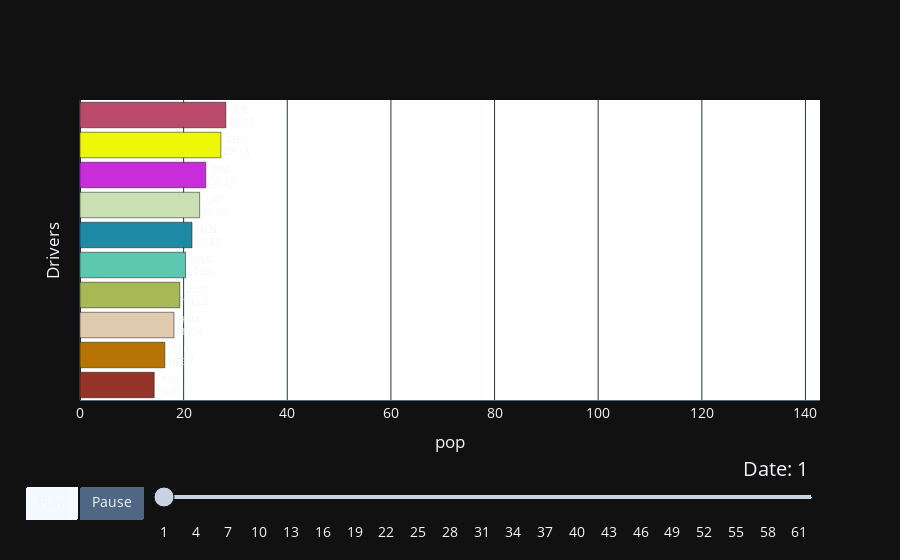

Source (notebook cell):
### Code cell
my_raceplot = barplot(new_df,  item_column='Driver', value_column='Time_Diff', time_column='LapNumber')
my_raceplot.plot(item_label = 'Drivers', value_label = 'pop', frame_duration = 600)

### Figure 1 — Plotly figure (JSON) as saved in the notebook; plotly's stock layout.template omitted (floating-point values rounded to 4 significant figures)
{"data": [{"cliponaxis": false, "hoverinfo": "all", "marker": {"color": ["rgb(149, 53, 41)", "rgb(183, 116, 5)", "rgb(224, 203, 176)", "rgb(168, 184, 85)", "rgb(94, 199, 175)", "rgb(31, 138, 163)", "rgb(202, 224, 180)", "rgb(200, 45, 217)", "rgb(238, 247, 6)", "rgb(186, 73, 107)"]}, "orientation": "h", "textangle": 0, "textposition": "outside", "texttemplate": "%{y}<br>%{x:.4s}", "type": "bar", "x": [14.32, 16.37, 18.14, 19.25, 20.36, 21.61, 23.09, 24.27, 27.18, 28.15], "y": ["TSU", "STR", "HAM", "OCO", "GAS", "ALB", "LAT", "MSC", "ZHO", "RIC"]}], "layout": {"bargap": 0.15, "font": {"size": 14}, "plot_bgcolor": "#FFFFFF", "sliders": [{"active": 0, "currentvalue": {"font": {"size": 20}, "prefix": "Date: ", "visible": true, "xanchor": "right"}, "len": 0.9, "pad": {"b": 10, "t": 50}, "steps": [{"args": [["1"], {"frame": {"duration": 600, "redraw": false}, "mode": "immediate", "transition": {"duration": 600}}], "label": "1", "method": "animate"}, {"args": [["2"], {"frame": {"duration": 600, "redraw": false}, "mode": "immediate", "transition": {"duration": 600}}], "label": "2", "method": "animate"}, {"args": [["3"], {"frame": {"duration": 600, "redraw": false}, "mode": "immediate", "transition": {"duration": 600}}], "label": "3", "method": "animate"}, {"args": [["4"], {"frame": {"duration": 600, "redraw": false}, "mode": "immediate", "transition": {"duration": 600}}], "label": "4", "method": "animate"}, {"args": [["5"], {"frame": {"duration": 600, "redraw": false}, "mode": "immediate", "transition": {"duration": 600}}], "label": "5", "method": "animate"}, {"args": [["6"], {"frame": {"duration": 600, "redraw": false}, "mode": "immediate", "transition": {"duration": 600}}], "label": "6", "method": "animate"}, {"args": [["7"], {"frame": {"duration": 600, "redraw": false}, "mode": "immediate", "transition": {"duration": 600}}], "label": "7", "method": "animate"}, {"args": [["8"], {"frame": {"duration": 600, "redraw": false}, "mode": "immediate", "transition": {"duration": 600}}], "label": "8", "method": "animate"}, {"args": [["9"], {"frame": {"duration": 600, "redraw": false}, "mode": "immediate", "transition": {"duration": 600}}], "label": "9", "method": "animate"}, {"args": [["10"], {"frame": {"duration": 600, "redraw": false}, "mode": "immediate", "transition": {"duration": 600}}], "label": "10", "method": "animate"}, {"args": [["11"], {"frame": {"duration": 600, "redraw": false}, "mode": "immediate", "transition": {"duration": 600}}], "label": "11", "method": "animate"}, {"args": [["12"], {"frame": {"duration": 600, "redraw": false}, "mode": "immediate", "transition": {"duration": 600}}], "label": "12", "method": "animate"}, {"args": [["13"], {"frame": {"duration": 600, "redraw": false}, "mode": "immediate", "transition": {"duration": 600}}], "label": "13", "method": "animate"}, {"args": [["14"], {"frame": {"duration": 600, "redraw": false}, "mode": "immediate", "transition": {"duration": 600}}], "label": "14", "method": "animate"}, {"args": [["15"], {"frame": {"duration": 600, "redraw": false}, "mode": "immediate", "transition": {"duration": 600}}], "label": "15", "method": "animate"}, {"args": [["16"], {"frame": {"duration": 600, "redraw": false}, "mode": "immediate", "transition": {"duration": 600}}], "label": "16", "method": "animate"}, {"args": [["17"], {"frame": {"duration": 600, "redraw": false}, "mode": "immediate", "transition": {"duration": 600}}], "label": "17", "method": "animate"}, {"args": [["18"], {"frame": {"duration": 600, "redraw": false}, "mode": "immediate", "transition": {"duration": 600}}], "label": "18", "method": "animate"}, {"args": [["19"], {"frame": {"duration": 600, "redraw": false}, "mode": "immediate", "transition": {"duration": 600}}], "label": "19", "method": "animate"}, {"args": [["20"], {"frame": {"duration": 600, "redraw": false}, "mode": "immediate", "transition": {"duration": 600}}], "label": "20", "method": "animate"}, {"args": [["21"], {"frame": {"duration": 600, "redraw": false}, "mode": "immediate", "transition": {"duration": 600}}], "label": "21", "method": "animate"}, {"args": [["22"], {"frame": {"duration": 600, "redraw": false}, "mode": "immediate", "transition": {"duration": 600}}], "label": "22", "method": "animate"}, {"args": [["23"], {"frame": {"duration": 600, "redraw": false}, "mode": "immediate", "transition": {"duration": 600}}], "label": "23", "method": "animate"}, {"args": [["24"], {"frame": {"duration": 600, "redraw": false}, "mode": "immediate", "transition": {"duration": 600}}], "label": "24", "method": "animate"}, {"args": [["25"], {"frame": {"duration": 600, "redraw": false}, "mode": "immediate", "transition": {"duration": 600}}], "label": "25", "method": "animate"}, {"args": [["26"], {"frame": {"duration": 600, "redraw": false}, "mode": "immediate", "transition": {"duration": 600}}], "label": "26", "method": "animate"}, {"args": [["27"], {"frame": {"duration": 600, "redraw": false}, "mode": "immediate", "transition": {"duration": 600}}], "label": "27", "method": "animate"}, {"args": [["28"], {"frame": {"duration": 600, "redraw": false}, "mode": "immediate", "transition": {"duration": 600}}], "label": "28", "method": "animate"}, {"args": [["29"], {"frame": {"duration": 600, "redraw": false}, "mode": "immediate", "transition": {"duration": 600}}], "label": "29", "method": "animate"}, {"args": [["30"], {"frame": {"duration": 600, "redraw": false}, "mode": "immediate", "transition": {"duration": 600}}], "label": "30", "method": "animate"}, {"args": [["31"], {"frame": {"duration": 600, "redraw": false}, "mode": "immediate", "transition": {"duration": 600}}], "label": "31", "method": "animate"}, {"args": [["32"], {"frame": {"duration": 600, "redraw": false}, "mode": "immediate", "transition": {"duration": 600}}], "label": "32", "method": "animate"}, {"args": [["33"], {"frame": {"duration": 600, "redraw": false}, "mode": "immediate", "transition": {"duration": 600}}], "label": "33", "method": "animate"}, {"args": [["34"], {"frame": {"duration": 600, "redraw": false}, "mode": "immediate", "transition": {"duration": 600}}], "label": "34", "method": "animate"}, {"args": [["35"], {"frame": {"duration": 600, "redraw": false}, "mode": "immediate", "transition": {"duration": 600}}], "label": "35", "method": "animate"}, {"args": [["36"], {"frame": {"duration": 600, "redraw": false}, "mode": "immediate", "transition": {"duration": 600}}], "label": "36", "method": "animate"}, {"args": [["37"], {"frame": {"duration": 600, "redraw": false}, "mode": "immediate", "transition": {"duration": 600}}], "label": "37", "method": "animate"}, {"args": [["38"], {"frame": {"duration": 600, "redraw": false}, "mode": "immediate", "transition": {"duration": 600}}], "label": "38", "method": "animate"}, {"args": [["39"], {"frame": {"duration": 600, "redraw": false}, "mode": "immediate", "transition": {"duration": 600}}], "label": "39", "method": "animate"}, {"args": [["40"], {"frame": {"duration": 600, "redraw": false}, "mode": "immediate", "transition": {"duration": 600}}], "label": "40", "method": "animate"}, {"args": [["41"], {"frame": {"duration": 600, "redraw": false}, "mode": "immediate", "transition": {"duration": 600}}], "label": "41", "method": "animate"}, {"args": [["42"], {"frame": {"duration": 600, "redraw": false}, "mode": "immediate", "transition": {"duration": 600}}], "label": "42", "method": "animate"}, {"args": [["43"], {"frame": {"duration": 600, "redraw": false}, "mode": "immediate", "transition": {"duration": 600}}], "label": "43", "method": "animate"}, {"args": [["44"], {"frame": {"duration": 600, "redraw": false}, "mode": "immediate", "transition": {"duration": 600}}], "label": "44", "method": "animate"}, {"args": [["45"], {"frame": {"duration": 600, "redraw": false}, "mode": "immediate", "transition": {"duration": 600}}], "label": "45", "method": "animate"}, {"args": [["46"], {"frame": {"duration": 600, "redraw": false}, "mode": "immediate", "transition": {"duration": 600}}], "label": "46", "method": "animate"}, {"args": [["47"], {"frame": {"duration": 600, "redraw": false}, "mode": "immediate", "transition": {"duration": 600}}], "label": "47", "method": "animate"}, {"args": [["48"], {"frame": {"duration": 600, "redraw": false}, "mode": "immediate", "transition": {"duration": 600}}], "label": "48", "method": "animate"}, {"args": [["49"], {"frame": {"duration": 600, "redraw": false}, "mode": "immediate", "transition": {"duration": 600}}], "label": "49", "method": "animate"}, {"args": [["50"], {"frame": {"duration": 600, "redraw": false}, "mode": "immediate", "transition": {"duration": 600}}], "label": "50", "method": "animate"}, {"args": [["51"], {"frame": {"duration": 600, "redraw": false}, "mode": "immediate", "transition": {"duration": 600}}], "label": "51", "method": "animate"}, {"args": [["52"], {"frame": {"duration": 600, "redraw": false}, "mode": "immediate", "transition": {"duration": 600}}], "label": "52", "method": "animate"}, {"args": [["53"], {"frame": {"duration": 600, "redraw": false}, "mode": "immediate", "transition": {"duration": 600}}], "label": "53", "method": "animate"}, {"args": [["54"], {"frame": {"duration": 600, "redraw": false}, "mode": "immediate", "transition": {"duration": 600}}], "label": "54", "method": "animate"}, {"args": [["55"], {"frame": {"duration": 600, "redraw": false}, "mode": "immediate", "transition": {"duration": 600}}], "label": "55", "method": "animate"}, {"args": [["56"], {"frame": {"duration": 600, "redraw": false}, "mode": "immediate", "transition": {"duration": 600}}], "label": "56", "method": "animate"}, {"args": [["57"], {"frame": {"duration": 600, "redraw": false}, "mode": "immediate", "transition": {"duration": 600}}], "label": "57", "method": "animate"}, {"args": [["58"], {"frame": {"duration": 600, "redraw": false}, "mode": "immediate", "transition": {"duration": 600}}], "label": "58", "method": "animate"}, {"args": [["59"], {"frame": {"duration": 600, "redraw": false}, "mode": "immediate", "transition": {"duration": 600}}], "label": "59", "method": "animate"}, {"args": [["60"], {"frame": {"duration": 600, "redraw": false}, "mode": "immediate", "transition": {"duration": 600}}], "label": "60", "method": "animate"}, {"args": [["61"], {"frame": {"duration": 600, "redraw": false}, "mode": "immediate", "transition": {"duration": 600}}], "label": "61", "method": "animate"}, {"args": [["62"], {"frame": {"duration": 600, "redraw": false}, "mode": "immediate", "transition": {"duration": 600}}], "label": "62", "method": "animate"}], "transition": {"duration": 300, "easing": "cubic-in-out"}, "x": 0.1, "xanchor": "left", "y": 0, "yanchor": "top"}], "updatemenus": [{"buttons": [{"args": [null, {"frame": {"duration": 600, "redraw": false}, "fromcurrent": true, "transition": {"duration": 600, "easing": "quadratic-in-out"}}], "label": "Play", "method": "animate"}, {"args": [[null], {"frame": {"duration": 0, "redraw": false}, "mode": "immediate", "transition": {"duration": 0}}], "label": "Pause", "method": "animate"}], "direction": "left", "pad": {"r": 10, "t": 87}, "showactive": true, "type": "buttons", "x": 0.1, "xanchor": "right", "y": 0, "yanchor": "top"}], "xaxis": {"range": [0, 142.8], "showline": true, "showticklabels": true, "title": {"text": "pop"}, "visible": true}, "yaxis": {"showline": false, "showticklabels": false, "title": {"text": "Drivers"}, "visible": true}}}
